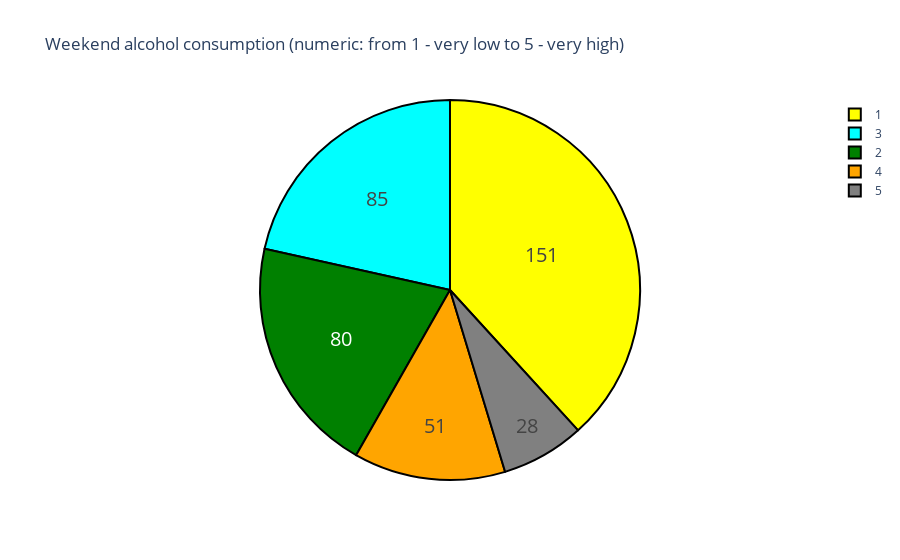

Notebook cell for this chart:
### Markdown cell above
Drinking alcohol on weekdays is a bad idea. Of course, the number of those who love to drink on weekdays is much less than the number of those who prefer to spend weekdays sober. But we can see that the final grades of these students are significantly lower. Let's look at the situation with the consumption of alcohol on the weekend.

### Code cell
labels = data["Walc"].unique().tolist()
amount = data["Walc"].value_counts().tolist()

colors = ["yellow","cyan","green","orange","gray"]

trace = go.Pie(labels=labels, values=amount,
               hoverinfo='label+percent', textinfo='value', 
               textfont=dict(size=20),
               marker=dict(colors=colors, 
                           line=dict(color='#000000', width=2)))

dt = [trace]
layout = go.Layout(title="Weekend alcohol consumption (numeric: from 1 - very low to 5 - very high)")

fig = go.Figure(data=dt, layout=layout)
iplot(fig, filename = 't')

#In this block of code we used the group object and a different column Walc which stands for 
#weekend alcohol consumption to calculate the no of peopele's grades effected due to alcohol.

### Figure 1 — Plotly figure (JSON) as saved in the notebook; plotly's stock layout.template omitted (floating-point values rounded to 4 significant figures)
{"data": [{"hoverinfo": "label+percent", "labels": [1, 3, 2, 4, 5], "marker": {"colors": ["yellow", "cyan", "green", "orange", "gray"], "line": {"color": "#000000", "width": 2}}, "textfont": {"size": 20}, "textinfo": "value", "type": "pie", "values": [151, 85, 80, 51, 28]}], "layout": {"title": {"text": "Weekend alcohol consumption (numeric: from 1 - very low to 5 - very high)"}}}
